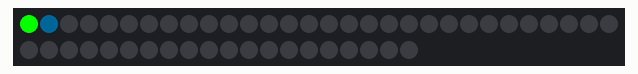
Bench run of a sketch on a simulated Arduino Uno, built with avr-gcc and run on an emulated ATmega328P. Shown: 50 RGB LEDs in strip order, left to right, continuing on the next row. Dim RGB values are drawn brighter than linear; colours are those a GRB WS2812 strip shows for the declared byte order; random numbers use the default seed unless the sketch sets one.

Above: at 0.01 s.
At 4.98 s:
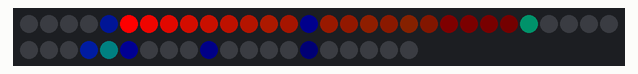
At 9.94 s:
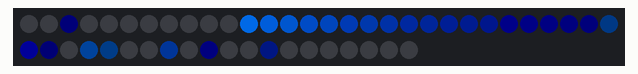
At 19.88 s:
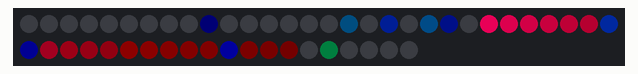
At 29.81 s:
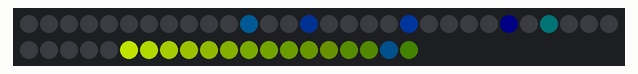
At 39.85 s:
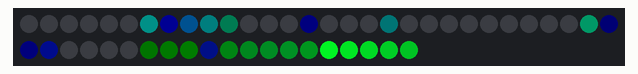

The sketch:

swampmoster.ino
```cpp
#include "FastLED.h"
#include <pixelset.h>

#define NUM_LEDS 50
#define DATA_PIN 7

CRGB leds[NUM_LEDS];

uint8_t DATA = 1;
bool ToF = true;

void setup() {
  FastLED.addLeds<WS2812B, DATA_PIN>(leds, NUM_LEDS);
  FastLED.setBrightness(255);
  Serial.begin(9600);
}

void loop() {

  for(int i = 0; i < NUM_LEDS; i++) {
      shootingStar();
      leds[i] = CHSV(DATA,255,255);
      //leds[NUM_LEDS - i] = CHSV(DATA,255,255);
      leds[random(1,NUM_LEDS)] = CHSV(random(160,224),255,100);
      FastLED.show();
      delay(50);
      fadeToBlackBy(leds, NUM_LEDS, 50);


  }

  for(int i = NUM_LEDS - 1; i >= 0; i--) {
      shootingStar();
      leds[i] = CHSV(DATA,255,255);
      //leds[i - NUM_LEDS] = CHSV(DATA,255,255);
      leds[random(1,NUM_LEDS)] = CHSV(random(160,224),255,100);
      FastLED.show();
      delay(50);
      fadeToBlackBy(leds, NUM_LEDS, 50);

  }
}

  void shootingStar(){
    if(DATA == 224){
      ToF == false;
    }
    else if(DATA == 0){
      ToF == true;
    }
    if(ToF == true){
      DATA++;
    }else if(ToF == false){
      DATA--;
    }
}
```
